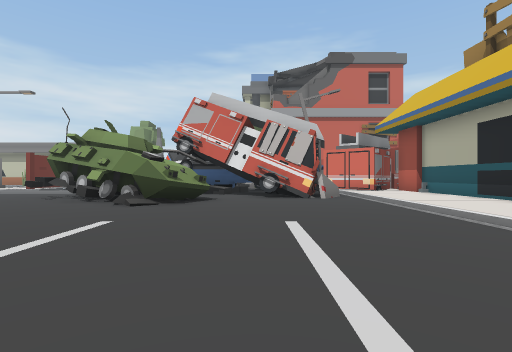
[1] (above)

24 first-person views from a walk through a Unity game level. The camera is 1.2 m above the floor, looks level and sees 85° across. The floor is counted in squares, 2 m on a side. Each view is taken from the middle of a square. On the plan, view 1 faces up. The plan holds only what a view shows up to about 9 squares ahead; the rest is blank. The place goes on beyond the plan. Some animated figures are left out.

[2]
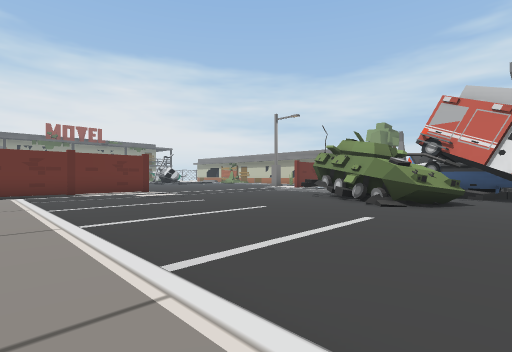

[3]
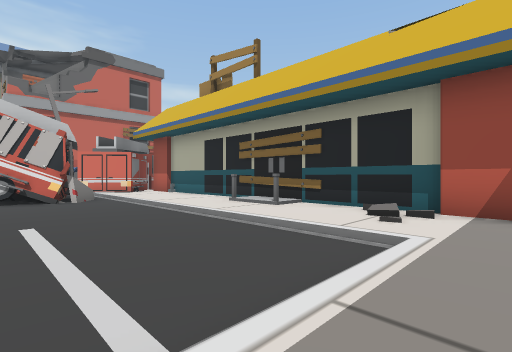

[4]
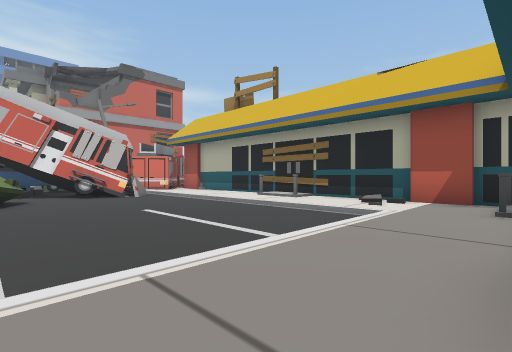

[5]
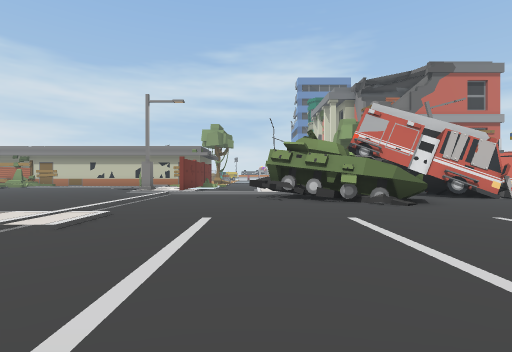

[6]
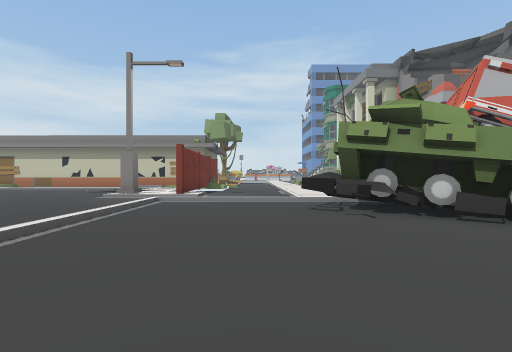

[7]
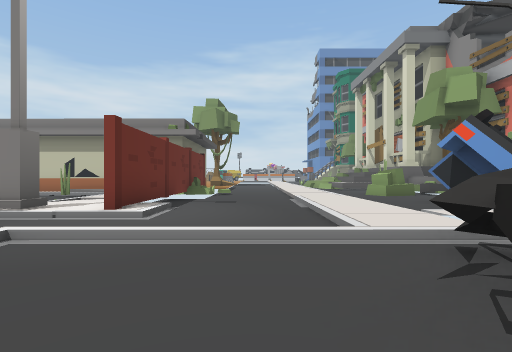

[8]
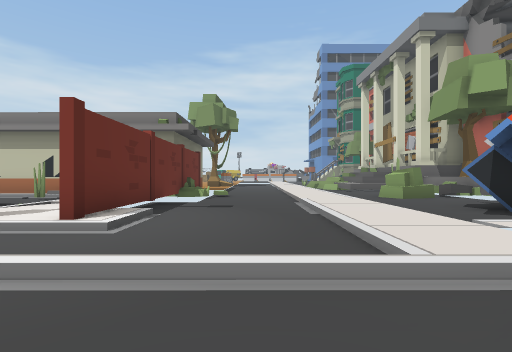

[9]
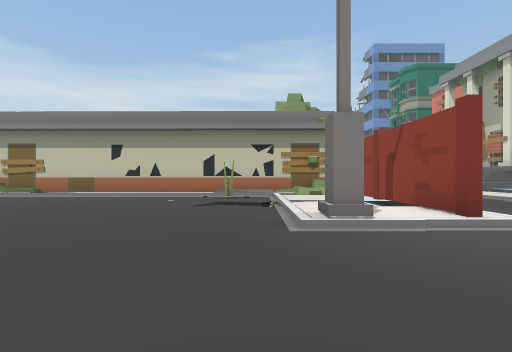

[10]
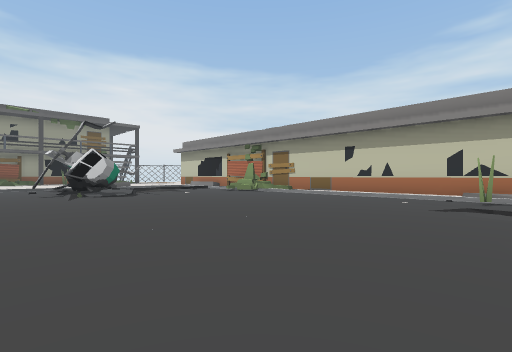

[11]
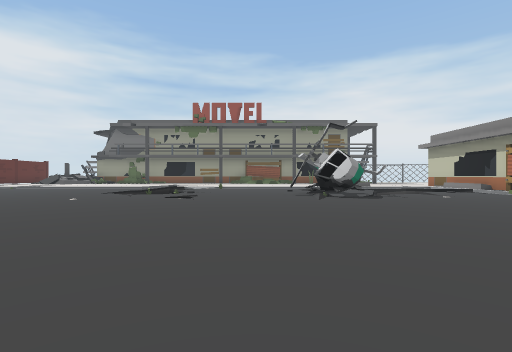

[12]
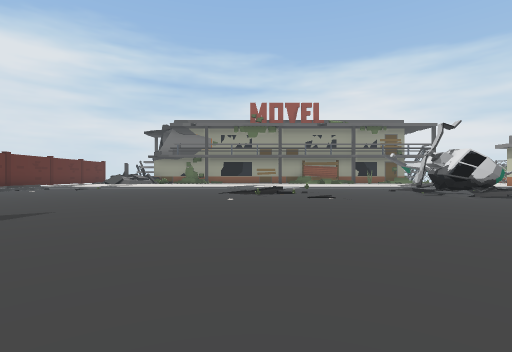

[13]
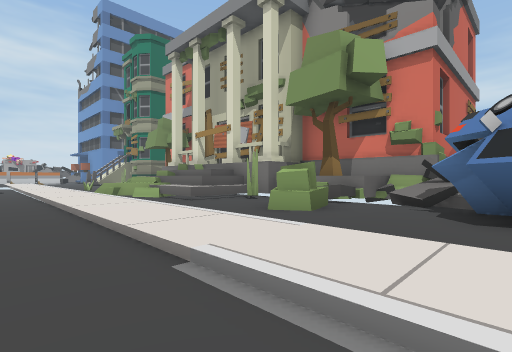

[14]
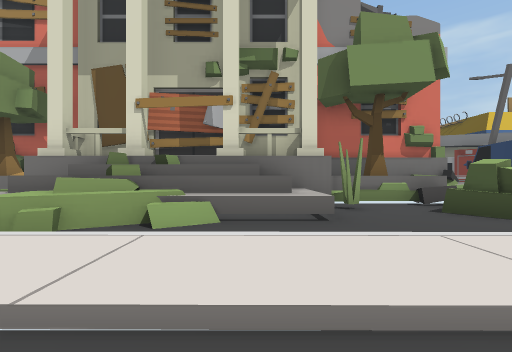

[15]
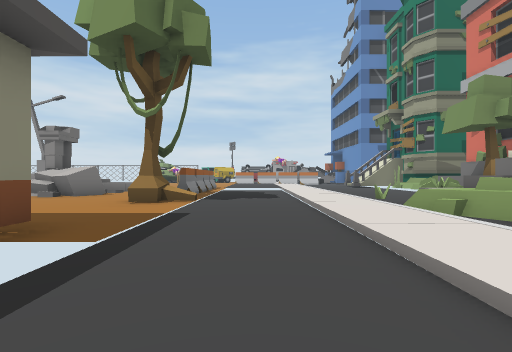

[16]
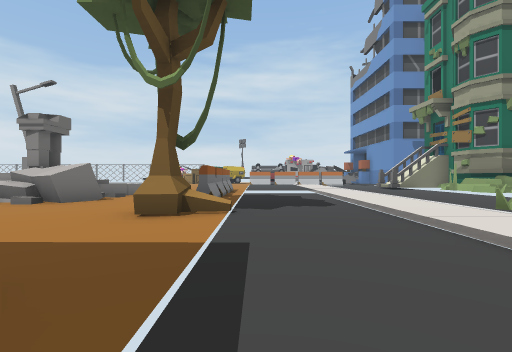

[17]
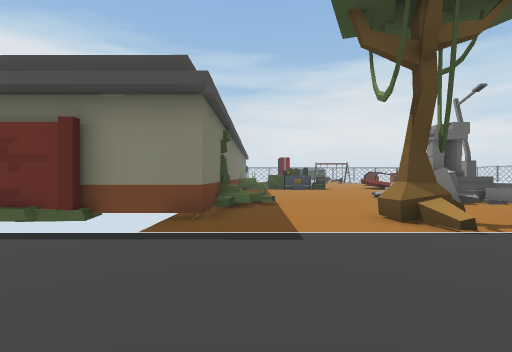

[18]
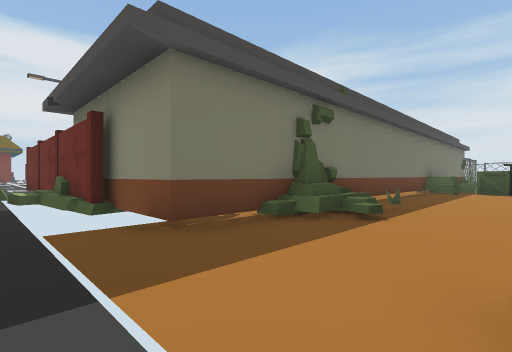

[19]
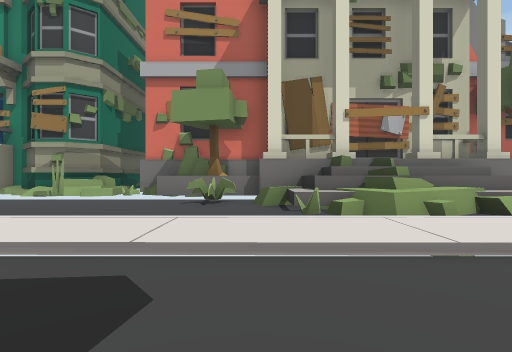

[20]
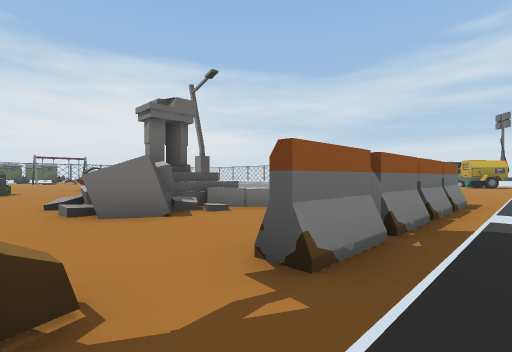

[21]
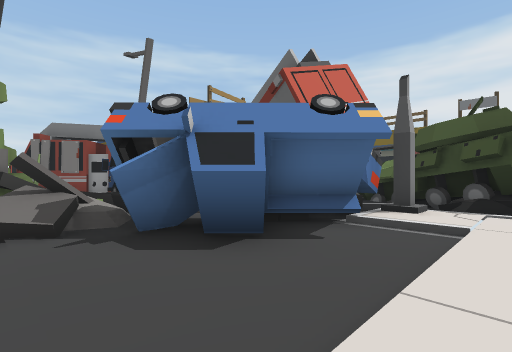

[22]
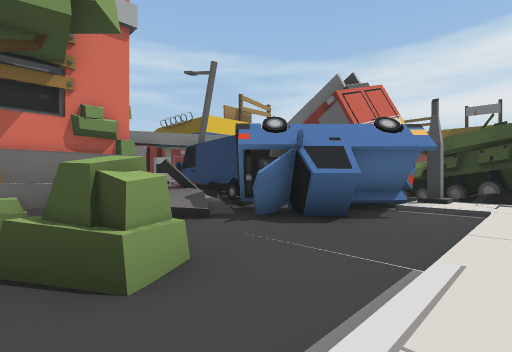

[23]
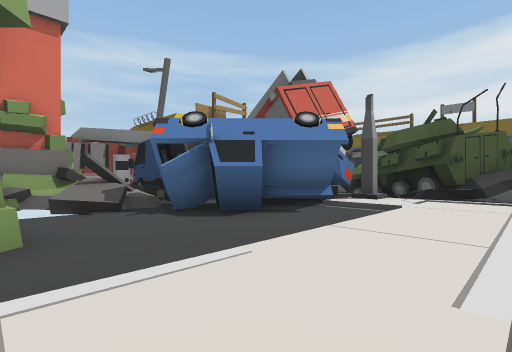

[24]
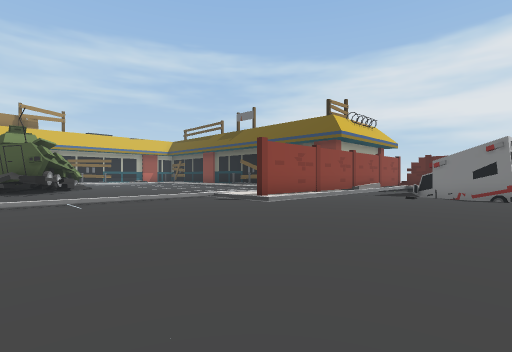

### Floor plan
Key: @ floor where view 1 was taken; # wall or solid block; . main floor; : floor 0.25 m higher than the main floor; / step, stairs or slope; = window, fence, low wall or low ledge; ^ raised ledge; W wheel; T tree; H house; O other object.
Columns run from 22 left of view 1 to 6 right of it. Each row starts with its distance up from view 1.
 29         //=. O. /:....HH
 28         #//. O. /:....^#
 27    ..  //=#..O. /:....^#
 26    .....//..... /:..=.^#
 25      ........T. /:..=#^#
 24      .......TT. /:===##
 23   O............ /:=####
 22     .....==.... ///= #
 21     #########.. ///= #
 20             # ../:.= #
 19             ##  /:.==#
 18             ## ./:..#=
 17   ############  /:..##
 16    ///////// #  /:.#####
 15 ..  .....#/:##../:....####
 14 .........//:#.../:..OO==  #
 13 /...........##../:.OOOOOOO#
 12 //.........#:#../:..O  OOO#
 11 ##.........///../:/O
 10 ##...........//////O O
  9 #................##...###/:##
  8 ................^####.W##/::#
  7 .................####..../::#
  6 ./.................##..../::#
  5 /......................../::#
  4 /..........///...........//:#
  3 ...........#::...........///#
  2 ...........# ............/::#
  1 ...........# ............///#
  0 ......###/ # /////////@///:##
 -1 .....   #/ # :::::/::::::::#
 -2 ....                ::::::##
 -3 ..

Positions as (right, up) in squares from view 1, and headings:
1: (0, 0), facing up
2: (0, -1), facing up-left
3: (0, -1), facing up-right
4: (-2, -2), facing up-right
5: (-6, -1), facing up
6: (-7, 3), facing up
7: (-7, 7), facing up
8: (-7, 8), facing up
9: (-12, 8), facing up
10: (-12, 8), facing up-left
11: (-13, 8), facing left
12: (-13, 4), facing left
13: (-7, 13), facing up-right
14: (-7, 20), facing right
15: (-7, 18), facing up
16: (-8, 20), facing up
17: (-5, 22), facing left
18: (-8, 24), facing down-left
19: (-8, 25), facing right
20: (-8, 25), facing up-left
21: (-5, 15), facing down-right
22: (-5, 17), facing down-right
23: (-6, 16), facing down-right
24: (-16, 9), facing down-right
